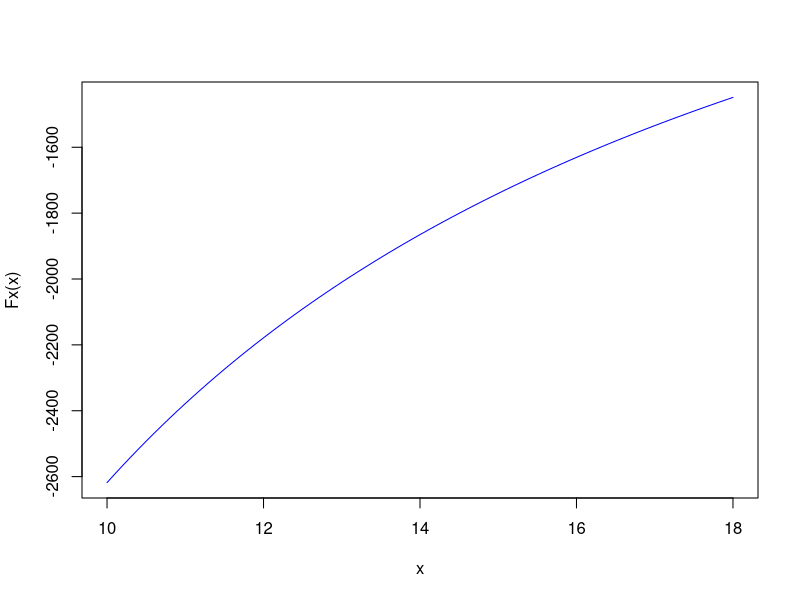

The R script that drew this image:
# Remueve todos los objetos creados
rm(list=ls())
Fx <- function(x) ((9.8*68.1)/(x))*(1-exp(-x*10/68.1)-40)

# Halla la raiz de Fx
biseccion <- function(a,b) {
  x<-seq(a,b,0.1)
  plot(x,Fx(x),type="l",col="blue")
  abline(h=0,col="blue")
  x<-b
  d<-(a+b)/2
  i<-0
  error<-abs(a-b)/2
  while (error > 1.e-8) {
    i<-i+1
    if (Fx(x) == 0) break
    if (Fx(x)*Fx(a) < 0) b <- x else {a <- x}
    d<-x
    x<-(a+b)/2
    #points(rbind(c(x,0)),pch=17,cex=0.7,col="red")
    text(x,0,i,cex=0.8,col="red")
    error<-abs(a-b)/2
    cat("X=",x,"\tE=",error,"\n",i)
  }
}
biseccion(10,18)
